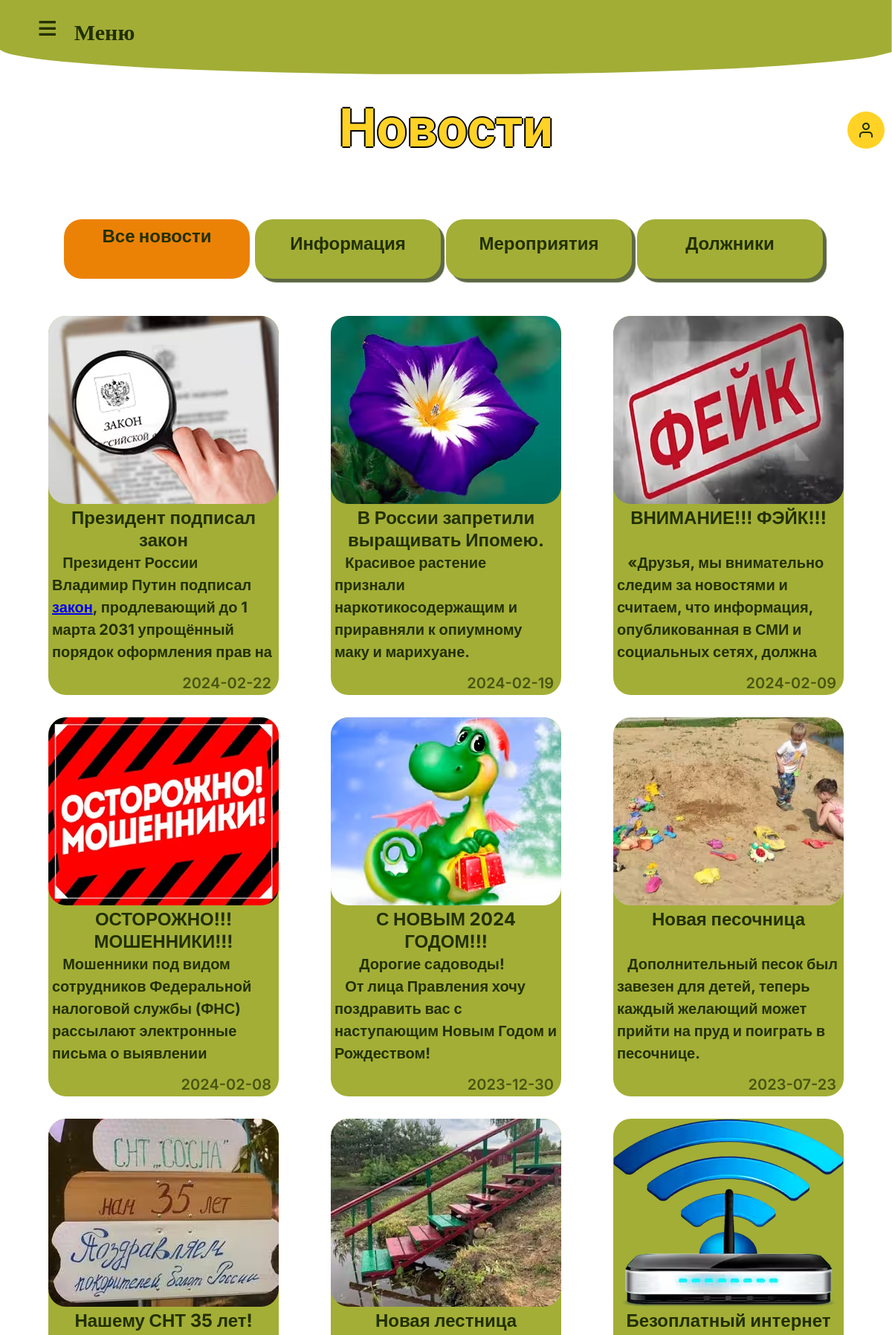
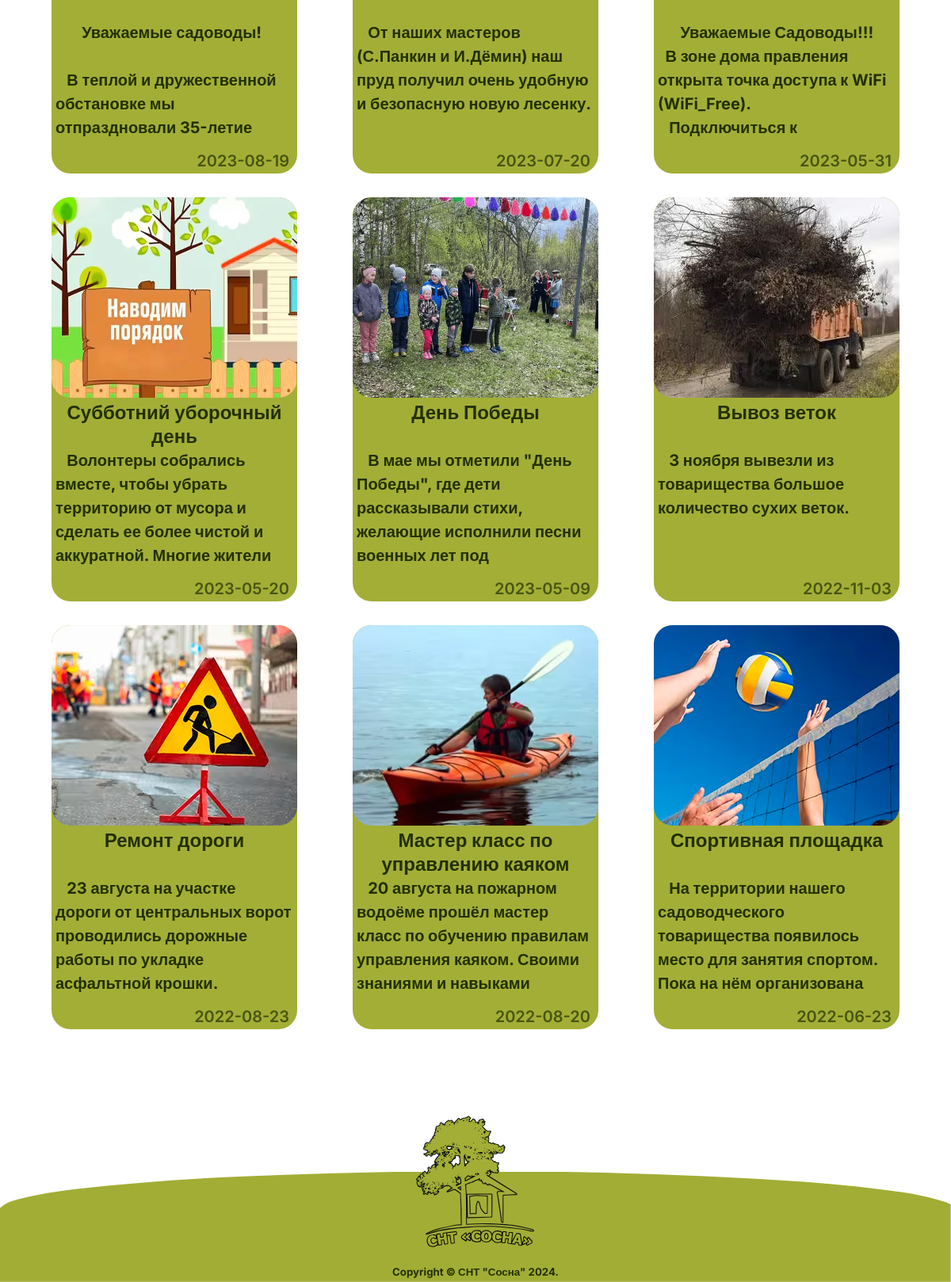
/pages/news_.php, run on the app's committed database (2 pictures, top to bottom).
### tables this page shows
CREATE TABLE IF NOT EXISTS `events` (
  `number` int(11) NOT NULL,
  `heading` text NOT NULL,
  `description` text NOT NULL,
  `image` text NOT NULL,
  `date` date NOT NULL,
  `filter` text NOT NULL
);

### pages/news_.php (the view, shortened to what this page needs)
<?php
require_once("../database/database.php");
?>
<!DOCTYPE html>
<html lang="ru">
<head>
    <link rel="stylesheet" href="../style/style.css">
    <link rel="stylesheet" href="../style/media.css" type="text/css">
        <link rel="stylesheet" href="../style/media_login_form.css" type="text/css">
</head>
<body>
      <?php
    require_once('header.php');
    ?>
    <main>
        <div class="block__point">
            <div class="container">
                <h2 class="shadow__max">Новости</h2>
                <div class="point">
                    <h3 id="but1n" class="active__point point__h3">Все новости</h3>
                    <h3 id="but2n" class="point__h3">Информация</h3>
                    <h3 id="but3n" class="point__h3">Мероприятия</h3>
                    <h3 id="but4n" class="point__h3">Должники</h3>
                </div>
            </div>
        </div>
         <section class="events">
            <div class="container">
                <div id="info__block1n" class="events__cards">
                <?php
                        $arr = mysqli_query($mysql, "SELECT * FROM `events` WHERE `filter` IN ('news', 'events') ORDER BY `number` DESC limit 15");
                        $arr = mysqli_fetch_all($arr);
                        foreach ($arr as &$value) {
                        ?>
                            <div class="card">
                                <img src="../<?= $value[3] ?>" alt="мероприятие">
                                <h3><?= $value[1] ?></h3>
                                <div class="truncate">
                                    <p><?= $value[2] ?></p>
                                </div>
                                <span><?= $value[4] ?></span>
                            </div>
                        <?php
                        }
                        ?>
                </div>
            </div>
        </section>
    </main>
    <?php
    require_once('footer.php');
     ?>
</body>
</html>

### style/style.css (style rules this page uses)
*, *:before, *:after { box-sizing: border-box; transition: .5s ease-in-out; }
.truncate p { margin: 0; overflow: hidden; }
body { margin: 0; font-family: 'Inter', sans-serif; font-size: 15px; color: #223001; }
h1, h2, h3, h4, h5, h6 { margin: 0; }
.container { margin: 0 auto; width: 95%; max-width: 1600px; }
.container:after { content: ""; display: table; clear: both; }
main { margin-top:100px; }
.container h2 { font-size: 6vw; padding-bottom: 50px; }
h2 { font-family: 'Ruslan Display'; color: #FFD225; font-size:48px; text-align:center; }
.events__cards { display:flex; justify-content: space-around; flex-wrap: wrap; }
.events__cards h3 { font-size: 30px; }
.card { width:310px; height:510px; background-color:#A3AE36; border-radius:24px; margin: 0 5px 30px 5px; transition: box-shadow .3s; }
.card img { width:310px; height:253px; border-radius:24px; }
.card h3 { font-size:24px; color:#223001; line-height:30px; font-weight:700; padding:0 10px; text-align: center; height:50px; }
.card p { font-size: 20px; font-weight:700; line-height:30px; padding: 10px 5px 0 5px; margin:0px; height:165px; }
.card span { display:block; color: #223001; opacity: 70%; font-size:20px; font-weight: 600; text-align:right; padding:10px 10px 0 0 ; }
.block__point { margin-bottom:50px; }
.shadow__max { padding-top: 30px; text-shadow: 2px 0 black, 0 -2px black, -2px 0 black, 0 2px black; }
.point { display: flex; flex-wrap: wrap; justify-content: center; }
.point__h3 { margin-top:30px; width:250px; height:80px; background-color: #A3AE36; padding: 15px; box-shadow: 5px 5px 1px #5D6745; border-radius: 24px; text-align:center; line-height: 35px; margin-right: 7px; font-size:24px; font-weight:800; transition: box-shadow .1s linear; }
.active__point { background-color: #EB8205; color: #223001; box-shadow:none; line-height: 35px; padding: 5px; }

### style/media_login_form.css (style rules this page uses)
* { padding: 0; margin: 0; box-sizing: border-box; }

### data on the page
events: image (picture), heading "Президент подписал закон", description "Президент России Владимир Путин подписал закон , продлевающий до 1 марта 2031 упрощённый порядок оформления прав на…", date "2024-02-22"
events: image (picture), heading "В России запретили выращивать Ипомею.", description "Красивое растение признали наркотикосодержащим и приравняли к опиумному маку и марихуане.", date "2024-02-19"
events: image (picture), heading "ВНИМАНИЕ!!! ФЭЙК!!!", description "«Друзья, мы внимательно следим за новостями и считаем, что информация, опубликованная в СМИ и социальных сетях, должна…", date "2024-02-09"
events: image (picture), heading "ОСТОРОЖНО!!! МОШЕННИКИ!!!", description "Мошенники под видом сотрудников Федеральной налоговой службы (ФНС) рассылают электронные письма о выявлении…", date "2024-02-08"
events: image (picture), heading "С НОВЫМ 2024 ГОДОМ!!!", description "Дорогие садоводы! От лица Правления хочу поздравить вас с наступающим Новым Годом и Рождеством!", date "2023-12-30"
events: image (picture), heading "Новая песочница", description "Дополнительный песок был завезен для детей, теперь каждый желающий может прийти на пруд и поиграть в песочнице.", date "2023-07-23"
events: image (picture), heading "Нашему СНТ 35 лет!", description "Уважаемые садоводы! В теплой и дружественной обстановке мы отпраздновали 35-летие…", date "2023-08-19"
events: image (picture), heading "Новая лестница", description "От наших мастеров (С.Панкин и И.Дёмин) наш пруд получил очень удобную и безопасную новую лесенку.", date "2023-07-20"
events: image (picture), heading "Безоплатный интернет", description "Уважаемые Садоводы!!! В зоне дома правления открыта точка доступа к WiFi (WiFi_Free). Подключиться к…", date "2023-05-31"
events: image (picture), heading "Субботний уборочный день", description "Волонтеры собрались вместе, чтобы убрать территорию от мусора и сделать ее более чистой и аккуратной. Многие жители…", date "2023-05-20"
events: image (picture), heading "День Победы", description "В мае мы отметили \"День Победы\", где дети рассказывали стихи, желающие исполнили песни военных лет под…", date "2023-05-09"
events: image (picture), heading "Вывоз веток", description "3 ноября вывезли из товарищества большое количество сухих веток.", date "2022-11-03"
events: image (picture), heading "Ремонт дороги", description "23 августа на участке дороги от центральных ворот проводились дорожные работы по укладке асфальтной крошки.", date "2022-08-23"
events: image (picture), heading "Мастер класс по управлению каяком", description "20 августа на пожарном водоёме прошёл мастер класс по обучению правилам управления каяком. Своими знаниями и навыками…", date "2022-08-20"
events: image (picture), heading "Спортивная площадка", description "На территории нашего садоводческого товарищества появилось место для занятия спортом. Пока на нём организована…", date "2022-06-23"
